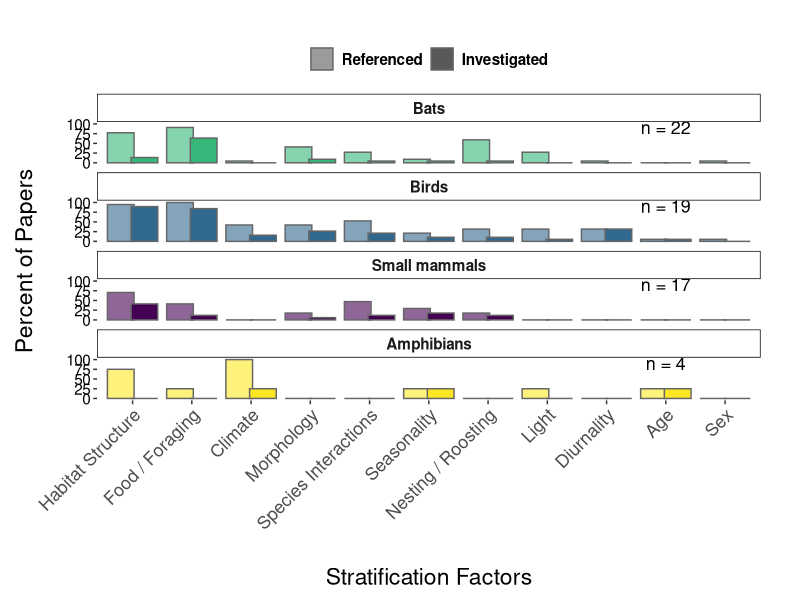
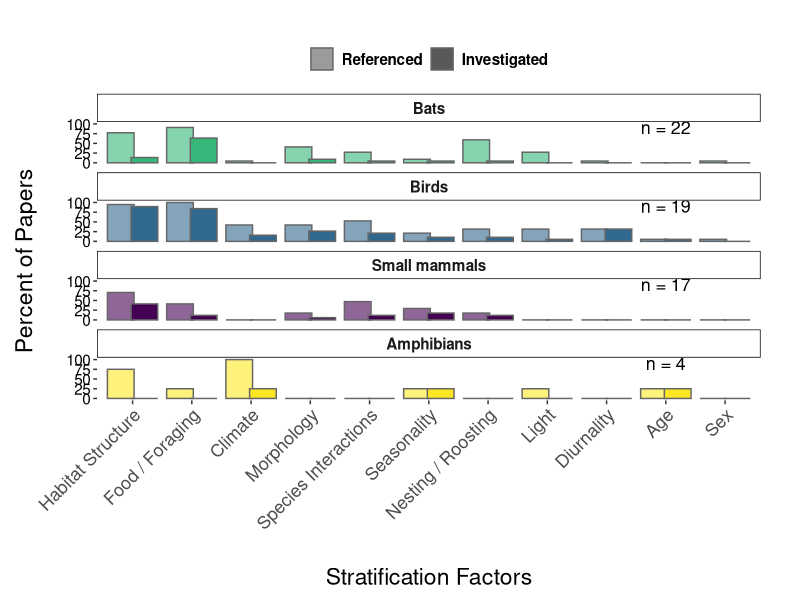

Here is the R script that generated these plots, in order:
## Ed Basham, J. Alex Baecher, David Klinges
## This script curates drivers data - i.e. splitting up the categories and joining into a new dataframe for plotting


## 1. Workspace prep ------------

## ....Load libraries ------------

library(tidyverse)
library(readxl)
library(scales)

## ....Load in data -----------
# the first row (column names) first time through....

driver_names <- c("structure", "food", "morphology", "interactions", "climate", "shelter", "seasonality", "light", "diurnality", "age", "sex")

drivers <- read_csv("data/stripped_data/curation/drivers.csv") %>%
  pivot_longer(-c(sites, study_ID),
    names_to = c("type", ".value"),
    names_sep = "_") %>%
  filter(type %in% driver_names) %>%
  mutate(type = recode(type, 
                       "structure" = "Habitat Structure", 
                       "food" = "Food / Foraging", 
                       "morphology" = "Morphology", 
                       "interactions" = "Species Interactions", 
                       "climate" = "Climate", 
                       "shelter" = "Nesting / Roosting", 
                       "seasonality" = "Seasonality", 
                       "light" = "Light", 
                       "diurnality" = "Diurnality",  
                       "age" = "Age", 
                       "sex" = "Sex")) %>%
  mutate(type = factor(type, levels = c(
    "Habitat Structure", "Food / Foraging", "Climate", "Morphology", "Species Interactions", "Seasonality", "Nesting / Roosting","Light", "Diurnality", "Age", "Sex")))

drivers %>%
  group_by(type) %>%
  summarize()

### merge with correct list of studies that are used in the analysis 

dat <- read_csv("data/stripped_data/analysis/data_joined.csv") %>%
  dplyr::mutate(taxa = as.factor(taxa)) %>%
  dplyr::select(
    study_id.x, 
    taxa) %>%
  rename(study_ID = "study_id.x") %>%
  distinct()

taxa_studies <- dat %>%
  group_by(taxa) %>%
  summarize(studies = n())

drivers_studies <- left_join(drivers, dat) %>%
  filter(!is.na(taxa)) %>%
  distinct()

drivers_summary <- drivers_studies %>%
  group_by(type, taxa) %>%
  summarize(theorized = sum(theorized %in% c("Y", "YY")),
            investigated = sum(investigated %in% c("Y", "YY"))) %>%
  left_join(taxa_studies) %>%
  mutate(perc_theorized = (theorized / studies)*100,
         perc_investigated = (investigated / studies)*100) 

drivers_summary_long <- drivers_summary %>%
  select(-c(theorized, investigated, studies)) %>%
  rename(theorized = "perc_theorized",
         investigated = "perc_investigated",
         driver = "type") %>%
  pivot_longer(cols = c(theorized, investigated),
               values_to = "percent",
               names_to = "study_type")

f_labels <- data.frame(taxa = c("Amphibians", "Bats", "Birds", "Small mammals"), label = c("n = 4", "n = 22", "n = 19", "n = 17"))

ggplot(drivers_summary_long) + 
  geom_col(aes(x = driver, y = percent, fill = taxa, alpha = study_type), position = position_dodge(width = -0.8), col = "grey40") +
  geom_text(data = f_labels, x = 10, y = 90, aes(label = label, fill = NULL, size = 1), show.legend = FALSE) +
  facet_wrap(~taxa, ncol = 1) +
  ylab("Percent of Papers") + xlab("Stratification Factors") +
  scale_fill_viridis_d(" ", direction = -1) +
  scale_alpha_discrete(" ", labels = c("Investigated", "Referenced"), range = rev(c(0.6, 1)), guide = guide_legend(reverse=T)) +
  facet_wrap(~ factor(taxa, levels = c("Bats", "Birds", "Small mammals", "Amphibians")), ncol = 1) + 
  guides(fill = "none") +
  theme(legend.position = "top", legend.title = element_blank(),
        strip.background = element_rect(colour="black",
                                        fill="white"),
        panel.background = element_blank(),
        panel.grid = element_blank(),
        axis.text.x = element_text(angle = 45, hjust = 1, size = 13),
        axis.title.x = element_text(vjust= -4, size =  rel(1.5)),
        axis.title.y = element_text(vjust = 5, size =  rel(1.5)),
        strip.text.x = element_text(size = 11, face = "bold"),
        axis.text.y=element_text(colour="black", size = 11),
        legend.text=element_text(colour="black", size = 11, face = "bold"),
        plot.margin = margin(1,1,1,1, "cm"))
ggsave("figures/stratification_drivers.jpeg", dpi = 600)